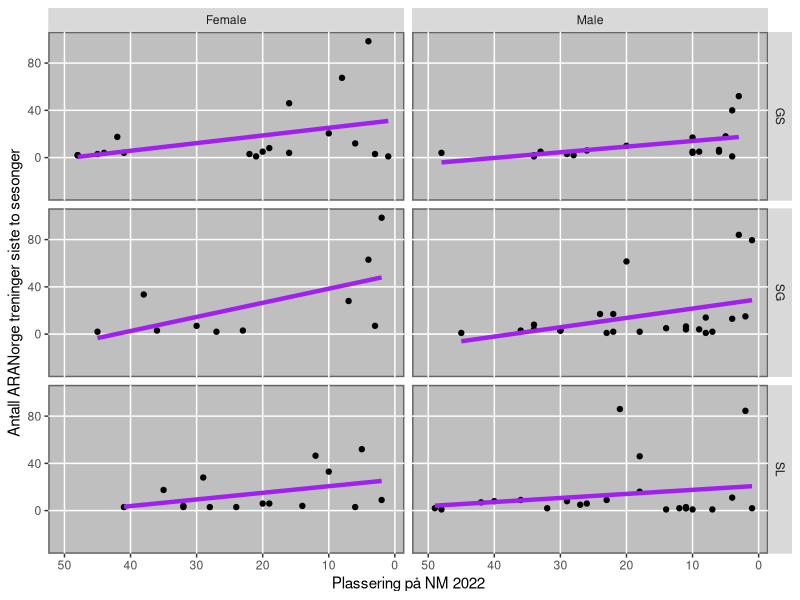
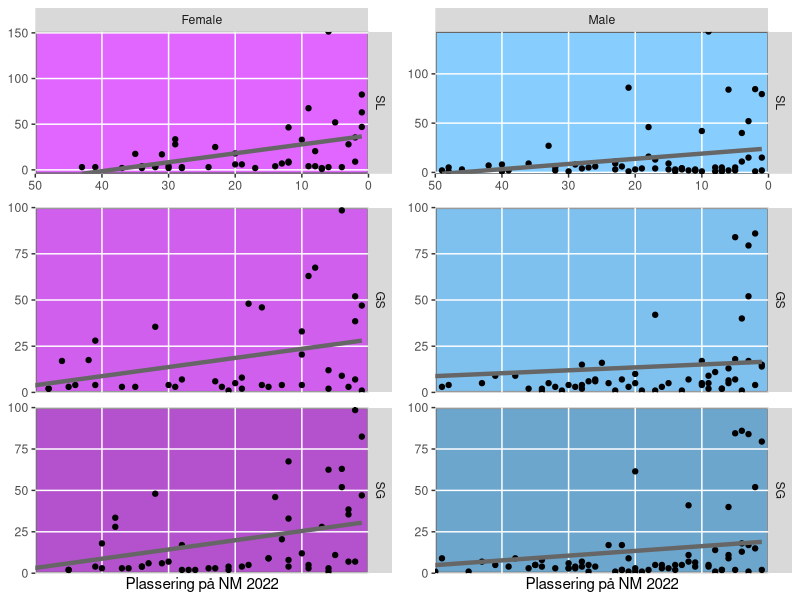
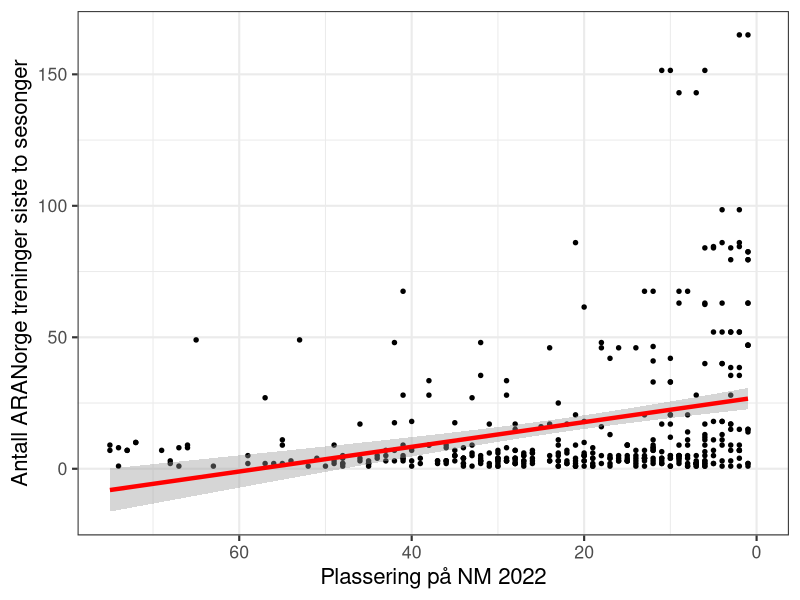

Here is the R script that generated these plots, in order: (Note: this script raises an error after producing the figures.)
library(readxl); library(tidyr); library(tidyverse); library(ggplot2); library(dplyr); library(cowplot)

Results <- read_excel("data/ARA_Results.xlsx")

Results <- Results %>% 
        mutate(ARA_total = `ARA_20-21`+`ARA_21-22`)

######################################


### total regression plot


Results %>% 
        filter(ARA_total>0) %>% 
        ggplot(aes(Place, `ARA_total`))+
        geom_point(size = 1.2)+
        geom_smooth(method = lm, size = 1.5, color = "red")+
        xlim(75,0)+
        xlab("Plassering på NM 2022")+
        ylab("Antall ARANorge treninger siste to sesonger")+
        theme_bw(base_size = 16) -> tot_plot

ggsave("ARA_figures/total_plot.pdf", plot = tot_plot, 
       width =30,  height = 20, dpi = 600, units = "cm", device = cairo_pdf)


### plot for different disciplines


Results %>% 
        filter(`ARA_total`>0) %>% 
        filter(Discipline== c("SG", "SL", "GS")) -> tec

tec %>% 
        ggplot(aes(Place, `ARA_total`, group = Sex, fill= Sex))+
        geom_point(show.legend = FALSE)+
        geom_smooth(method = lm, se = FALSE, show.legend = FALSE, color = "purple", size = 1.5)+
        facet_grid(Discipline~Sex)+
        xlim(50,1)+
        xlab("Plassering på NM 2022")+
        ylab("Antall ARANorge treninger siste to sesonger")+
        ylim(-30,100)+
        theme(panel.background = element_rect(fill = "gray75",
                                                colour = "grey40",
                                                size = 1, linetype = "solid"))+
        theme(panel.grid.minor = element_blank())
        #theme(panel.grid.major = element_blank(), panel.grid.minor = element_blank())#->disciplines_plot


##########################
### to do

        # different colors for each column (male green, female purple)
        # change that y lim ends at 1 place, not 0


#########################
### make separate plots, and stitch together with cowplot

# female

Female_SL <- Results %>% 
        filter(Sex == "Female",
               Discipline == "SL",
               ARA_total>0)

Female_GS <- Results %>% 
        filter(Sex == "Female",
               Discipline == "GS",
               ARA_total>0)

Female_SG <- Results %>% 
        filter(Sex == "Female",
               Discipline == "SG",
               ARA_total>0)

F_SL <- 
Female_SL %>% 
        ggplot(aes(Place, `ARA_total`))+
        geom_point(show.legend = FALSE)+
        geom_smooth(method = lm, se = FALSE, show.legend = FALSE, color = "grey40", size = 1.5)+
        facet_grid(Discipline~Sex)+
        xlim(50,1)+
        ylab("Antall ARANorge treninger siste to sesonger")+
        coord_cartesian(xlim= c(50,0), expand = FALSE)+
        theme(panel.background = element_rect(fill = "mediumorchid1",
                                              colour = "grey40",
                                              size = 1, linetype = "solid"))+
        theme(panel.grid.minor = element_blank())+
        theme(axis.title.x = element_blank())+
        theme(axis.title.y = element_blank())

F_GS <-
Female_GS %>% 
        ggplot(aes(Place, `ARA_total`))+
        geom_point(show.legend = FALSE)+
        geom_smooth(method = lm, se = FALSE, show.legend = FALSE, color = "Grey40", size = 1.5)+
        facet_grid(Discipline~Sex)+
        coord_cartesian(xlim= c(50,0), expand = FALSE)+
        xlab("Plassering på NM 2022")+
        ylab("Antall ARANorge treninger siste to sesonger")+
        ylim(0,100)+
        theme(strip.text.x    = element_blank())+
        theme(panel.background = element_rect(fill = "mediumorchid2",
                                              colour = "grey40",
                                              size = 1, linetype = "solid"))+
        theme(panel.grid.minor = element_blank())+
        theme(axis.title.x = element_blank())+
        theme(axis.title.y = element_blank())

F_SG <- 
Female_SG %>% 
        ggplot(aes(Place, `ARA_total`))+
        geom_point(show.legend = FALSE)+
        geom_smooth(method = lm, se = FALSE, show.legend = FALSE, color = "Grey40", size = 1.5)+
        facet_grid(Discipline~Sex)+
        coord_cartesian(xlim= c(50,0), expand = FALSE)+
        xlab("Plassering på NM 2022")+
        ylab("Antall ARANorge treninger siste to sesonger")+
        ylim(0,100)+
        theme(strip.text.x    = element_blank())+
        theme(panel.background = element_rect(fill = "mediumorchid3",
                                              colour = "grey40",
                                              size = 1, linetype = "solid"))+
        theme(panel.grid.minor = element_blank())+
        theme(axis.title.y = element_blank())



female <- plot_grid(F_SL, F_GS, F_SG, ncol = 1)

### male 

Male_SL <- Results %>% 
        filter(Sex == "Male",
               Discipline == "SL",
               ARA_total>0)

Male_GS <- Results %>% 
        filter(Sex == "Male",
               Discipline == "GS",
               ARA_total>0)

Male_SG <- Results %>% 
        filter(Sex == "Male",
               Discipline == "SG",
               ARA_total>0)

M_SL <- 
        Male_SL %>% 
        ggplot(aes(Place, `ARA_total`))+
        geom_point(show.legend = FALSE)+
        geom_smooth(method = lm, se = FALSE, show.legend = FALSE, color = "grey40", size = 1.5)+
        facet_grid(Discipline~Sex)+
        xlim(50,1)+
        ylab("Antall ARANorge treninger siste to sesonger")+
        coord_cartesian(xlim= c(50,0), expand = FALSE)+
        theme(panel.background = element_rect(fill = "skyblue1",
                                              colour = "grey40",
                                              size = 1, linetype = "solid"))+
        theme(panel.grid.minor = element_blank())+
        theme(axis.title.x = element_blank())+
        theme(axis.title.y = element_blank())

M_GS <-
        Male_GS %>% 
        ggplot(aes(Place, `ARA_total`))+
        geom_point(show.legend = FALSE)+
        geom_smooth(method = lm, se = FALSE, show.legend = FALSE, color = "Grey40", size = 1.5)+
        facet_grid(Discipline~Sex)+
        coord_cartesian(xlim= c(50,0), expand = FALSE)+
        xlab("Plassering på NM 2022")+
        ylab("Antall ARANorge treninger siste to sesonger")+
        ylim(0,100)+
        theme(strip.text.x    = element_blank())+
        theme(panel.background = element_rect(fill = "skyblue2",
                                              colour = "grey40",
                                              size = 1, linetype = "solid"))+
        theme(panel.grid.minor = element_blank())+
        theme(axis.title.x = element_blank())+
        theme(axis.title.y = element_blank())

M_SG <- 
        Male_SG %>% 
        ggplot(aes(Place, `ARA_total`))+
        geom_point(show.legend = FALSE)+
        geom_smooth(method = lm, se = FALSE, show.legend = FALSE, color = "Grey40", size = 1.5)+
        facet_grid(Discipline~Sex)+
        coord_cartesian(xlim= c(50,0), expand = FALSE)+
        xlab("Plassering på NM 2022")+
        ylab("Antall ARANorge treninger siste to sesonger")+
        ylim(0,100)+
        theme(strip.text.x    = element_blank())+
        theme(panel.background = element_rect(fill = "skyblue3",
                                              colour = "grey40",
                                              size = 1, linetype = "solid"))+
        theme(panel.grid.minor = element_blank())+
        theme(axis.title.y = element_blank())


male <- plot_grid(M_SL, M_GS, M_SG, ncol = 1)


plot_grid(female, male, nrow = 1)

ggsave("ARA_figures/disciplines.pdf", plot = disciplines_plot, 
       width =30,  height = 22, dpi = 600, units = "cm", device = cairo_pdf)




### plot for different ages


tec %>% 
        ggplot(aes(Place, `ARA_total`))+
        geom_point(show.legend = FALSE)+
        geom_smooth(method = lm, se = TRUE, show.legend = FALSE)+
        facet_grid(~Age)+
        xlim(50,1)+
        xlab("Plassering på NM 2022")+
        ylab("Antall ARANorge treninger siste to sesonger")+
        ylim(-25, 100)+
        theme_bw(base_size = 16) -> age_plot_tec


ggsave("ARA_figures/age_tec.pdf", plot = age_plot_tec, 
       width =30,  height = 14, dpi = 600, units = "cm", device = cairo_pdf)


Results %>% 
        filter(ARA_total>0) %>% 
        ggplot(aes(Place, `ARA_total`))+
        geom_point(show.legend = FALSE)+
        geom_smooth(method = lm, se = TRUE, show.legend = FALSE)+
        facet_grid(~Age)+
        xlim(50,1)+
        xlab("Plassering på NM 2022")+
        ylab("Antall ARANorge treninger siste to sesonger")+
        ylim(-25, 100)+
        theme_bw(base_size = 16) -> age_plot


ggsave("ARA_figures/age_all_disciplines.pdf", plot = age_plot, 
       width =30,  height = 14, dpi = 600, units = "cm", device = cairo_pdf)

#####################################################################
###             Correlations            #############################
######################################################################

### male and female correlation 20-21
        
        
Results_flt <- Results %>% 
        filter(`ARA_20-21`>0)
        
Results_flt %>% 
        filter(Sex == "Female") -> fr 
r_female21 <- cor(fr$Place, fr$`ARA_20-21`)

Results_flt %>% 
        filter(Sex == "Male") -> mr 
r_Male21 <- cor(mr$Place, mr$`ARA_20-21`)
        

### male and female correlation 21-22


Results_flt2 <- Results %>% 
        filter(`ARA_21-22`>0)

Results_flt %>% 
        filter(Sex == "Female") -> fr2 
r_female22 <- cor(fr$Place, fr$`ARA_21-22`)

Results_flt %>% 
        filter(Sex == "Male") -> mr2 
r_Male22 <- cor(mr$Place, mr$`ARA_21-22`)


### male and female correlation total


Results_flt3 <- Results %>% 
        filter(ARA_total>0)

Results_flt3 %>% 
        filter(Sex == "Female") -> fr3 
r_female_tot <- cor(fr3$Place, fr3$`ARA_total`)

Results_flt3 %>% 
        filter(Sex == "Male") -> mr3 
r_Male22_tot <- cor(mr3$Place, mr3$`ARA_total`)


### all gender correlations


r_tot <- cor(Results_flt3$Place,Results_flt3$ARA_total)
r_21 <- cor(Results_flt3$Place,Results_flt3$`ARA_20-21`)
r_22 <- cor(Results_flt3$Place,Results_flt3$`ARA_21-22`)


### SL correlation


Results_flt3 %>% 
        filter(Discipline == "SL") -> SL

SL %>% 
        filter(Sex == "Female") -> sl_r 
SL_r_female <- cor(sl_r$Place, sl_r$`ARA_total`)

SL %>% 
        filter(Sex == "Male") -> sl_r2 
SL_r_male <- cor(sl_r2$Place, sl_r2$`ARA_total`)



#### GS correlation


Results_flt3 %>% 
        filter(Discipline == "GS") -> GS

GS %>% 
        filter(Sex == "Female") -> GS_r 
GS_r_female <- cor(GS_r$Place, GS_r$`ARA_total`)

GS %>% 
        filter(Sex == "Male") -> GS_r2 
GS_r_male <- cor(GS_r2$Place, GS_r2$`ARA_total`)


#### SG correlation


Results_flt3 %>% 
        filter(Discipline == "SG") -> SG

SG %>% 
        filter(Sex == "Female") -> SG_r 
SG_r_female <- cor(SG_r$Place, SG_r$`ARA_total`)

SG %>% 
        filter(Sex == "Male") -> SG_r2 
SG_r_male <- cor(SG_r2$Place, SG_r2$`ARA_total`)

#####################################################################
#####################################################################
#####################################################################


### regressions


###############################

flt <- Results %>% 
        filter(`ARA_21-22`>0)


lm(flt$Place~flt$`ARA_21-22`)







cor(Results$Place, Results$`ARA_20-21`)

lm(Results$Place~Results$`ARA_20-21`) %>% 
        summary()

Results_flt <- Results %>% 
        filter(`ARA_20-21`>0)

cor(Results_flt$Place, Results_flt$`ARA_20-21`)

lm(Results_flt$Place~Results_flt$`ARA_20-21`) %>% 
        summary()


### SG

Results_flt %>% 
        filter(Discipline == "SG") %>% 
        ggplot(aes(Place, `ARA_20-21`, group = Sex, fill= Sex))+
        geom_point()+
        geom_smooth(method = lm)+
        xlim((max(Results$Place)),0)+
        theme_bw()

Results_SG <- Results_flt %>% 
        filter(Discipline == "SG")

cor(Results_SG$Place,Results_SG$`ARA_20-21`)

lm(Results_SG$Place~Results_SG$`ARA_20-21`) %>% 
        summary()

#############################################################
### ARA total

Results %>% 
        ggplot(aes(Place, ARA_total))+
        geom_point()+
        geom_smooth(method = lm)

cor(Results$Place, Results$ARA_total)

Results_filt <- Results %>% 
        filter(ARA_total>0)

Results_filt %>% 
        group_by(Sex) %>% 
        cor(Results_filt$Place, Results_filt$ARA_total)

Results_filt %>% 
        ggplot(aes(Place, ARA_total))+
        geom_point()+
        geom_smooth(method = lm)+
        xlim((max(Results_filt$Place)),0)

### by gender

Results_filt %>% 
        ggplot(aes(Place, ARA_total, fill = Age))+
        geom_point()+
        geom_smooth(method = lm, se = FALSE)+
        xlim((max(Results_filt$Place)),1)
        

Results_filt %>% 
        ggplot(aes(y =ARA_total))+
        geom_histogram(bins = 100)

#### U11

Results_11 <- Results_filt%>% 
        filter(Age == "U11")
        
Results_11 %>% 
        ggplot(aes(Place, ARA_total, fill = Age))+
        geom_point()+
        geom_smooth(method = lm)+
        xlim((max(Results_filt$Place)),1)

cor(Results_11$Place, Results_11$ARA_total)

### U12

Results_12 <- Results_filt%>% 
        filter(Age == "U12")

Results_12 %>% 
        ggplot(aes(Place, ARA_total, fill = Age))+
        geom_point()+
        geom_smooth(method = lm)+
        xlim((max(Results_filt$Place)),1)

cor(Results_12$Place, Results_12$ARA_total)

### U13

Results_13 <- Results_filt%>% 
        filter(Age == "U13")

Results_13 %>% 
        ggplot(aes(Place, ARA_total, fill = Age))+
        geom_point()+
        geom_smooth(method = lm)+
        xlim((max(Results_filt$Place)),1)

cor(Results_13$Place, Results_13$ARA_total)

### U14

Results_14 <- Results_filt%>% 
        filter(Age == "U14")

Results_14 %>% 
        ggplot(aes(Place, ARA_total, fill = Age))+
        geom_point()+
        geom_smooth(method = lm)+
        xlim((max(Results_filt$Place)),1)

cor(Results_14$Place, Results_14$ARA_total)

### U16

Results_16 <- Results_filt%>% 
        filter(Age == "U16")

Results_16 %>% 
        ggplot(aes(Place, ARA_total, fill = Age))+
        geom_point()+
        geom_smooth(method = lm)+
        xlim((max(Results_filt$Place)),1)

cor(Results_16$Place, Results_16$ARA_total)

par(mfrow=c(2,3))

### trening diary

ARA_log <- read.excel("data/ARA_treningslog.xlsx", sheet = "2020-21")

Participants <- ARA_log %>% 
        filter(Name == "Participants")

Participants %>% 
        print()
ARA
